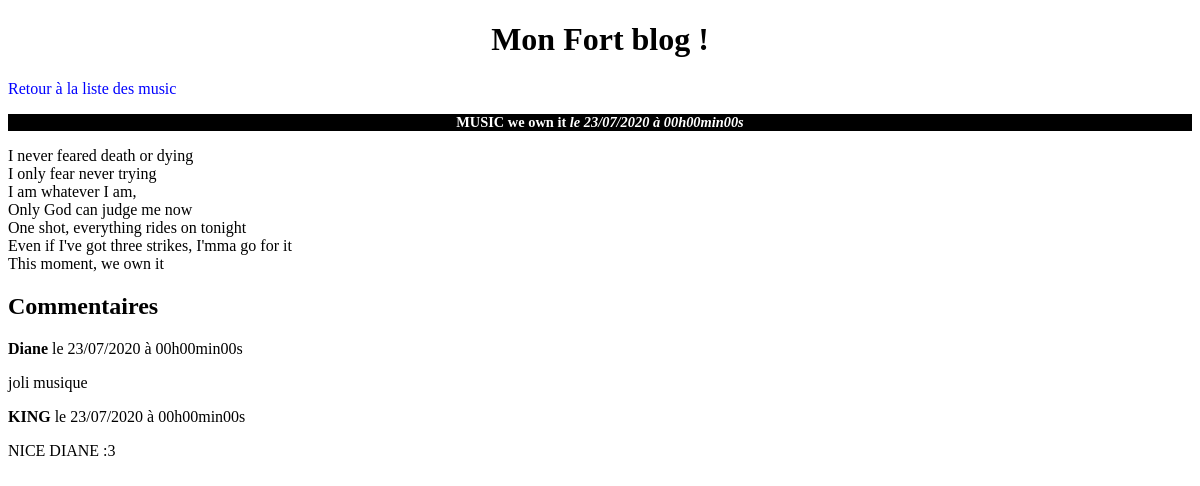
The app's page /commentaires.php?music=2 with its own data.
### tables this page shows
CREATE TABLE `music` (
  `id` int(11) NOT NULL,
  `titre` varchar(255) NOT NULL,
  `contenu` text NOT NULL,
  `date_creation` datetime NOT NULL
);

CREATE TABLE `commentaires` (
  `id` int(11) NOT NULL,
  `id_billet` int(11) NOT NULL,
  `auteur` varchar(255) NOT NULL,
  `commentaire` text NOT NULL,
  `date_commentaire` datetime NOT NULL
);

### commentaires.php (the view, shortened to what this page needs)
<!DOCTYPE html>
<html>
    <head>
    <link href="style.css" rel="stylesheet" />
    </head>
    <body>
        <h1>Mon Fort blog !</h1>
        <p><a href="index.php">Retour à la liste des music</a></p>
<?php
try
{
    $bdd = new PDO('mysql:host=localhost;dbname=test;charset=utf8', 'root', 'root');
}
catch(Exception $e)
{
        die('Erreur : '.$e->getMessage());
}
$req = $bdd->prepare('SELECT id, titre, contenu, DATE_FORMAT(date_creation, \'%d/%m/%Y à %Hh%imin%ss\') AS date_creation_fr FROM music WHERE id = ?');
$req->execute(array($_GET['music']));
$donnees = $req->fetch();
?>
<div class="DATA">
    <h3>
        <?php echo htmlspecialchars($donnees['titre']); ?>
        <em>le <?php echo $donnees['date_creation_fr']; ?></em>
    </h3>
    <p>
    <?php
    echo nl2br(htmlspecialchars($donnees['contenu']));
    ?>
    </p>
</div>
<h2>Commentaires</h2>
<?php
$req = $bdd->prepare('SELECT auteur, commentaire, DATE_FORMAT(date_commentaire, \'%d/%m/%Y à %Hh%imin%ss\') AS date_commentaire_fr FROM commentaires WHERE id_billet = ? ORDER BY date_commentaire');
$req->execute(array($_GET['music']));
while ($donnees = $req->fetch())
{
?>
<p><strong><?php echo htmlspecialchars($donnees['auteur']); ?></strong> le <?php echo $donnees['date_commentaire_fr']; ?></p>
<p><?php echo nl2br(htmlspecialchars($donnees['commentaire'])); ?></p>
<?php
}
?>
</body>
</html>

### style.css (style rules this page uses)
h1, h3 { text-align:center; }
h3 { background-color:black; color:white; font-size:0.9em; margin-bottom:0px; }
a { text-decoration: none; color: blue; }

### records on screen
music: titre "MUSIC we own it", contenu "I never feared death or dying I only fear never trying I am whatever I am, Only God can judge me now One shot, everything rides on tonight Even if I've got three strikes, I'mma go for it This moment, we own it"
commentaires: auteur "Diane", date_commentaire_fr "23/07/2020 à 00h00min00s", commentaire "joli musique"
commentaires: auteur "KING", date_commentaire_fr "23/07/2020 à 00h00min00s", commentaire "NICE DIANE :3"

### other values on screen
$donnees['date_creation_fr'] "23/07/2020 à 00h00min00s"
